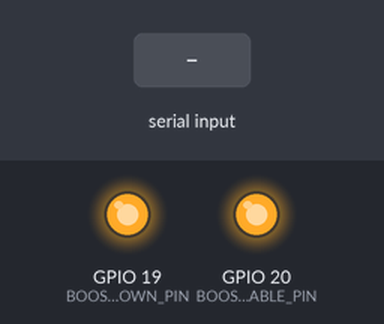
Simulated run of this sketch. Board: ESP32-S3. Parts: output pins drawn as LEDs (lit = HIGH). Inputs (shaded band) come from the test bench. Pins used as bus, display or sensor lines are not drawn; what the sketch prints to the serial monitor is not drawn.

Above: at 3.7 s.
3.8 s: "1" received over the second serial link
At 7.9 s:
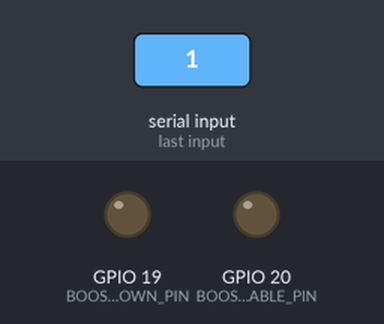
Timing chart, 0 to 9.4 s (numbered marks = the images above; inputs shaded):
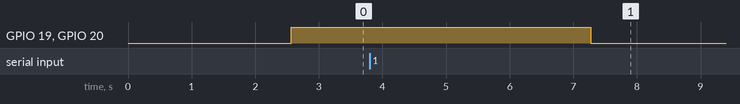

The sketch:

TEST_RS485_Minimal.ino
```cpp
/*
 * ====================================================================
 * TEST MINIMALE RS485 - CWT Soil Sensor
 * ====================================================================
 *
 * VERSION: 1.1.0
 * DATE: 2025-10-24
 *
 * Questo sketch serve SOLO per testare la comunicazione RS485
 * con il sensore CWT Soil, senza LoRa.
 *
 * UTILIZZO:
 * 1. Caricare questo sketch su ESP32-S3
 * 2. Aprire Serial Monitor a 115200 baud
 * 3. Verificare che il sensore risponda correttamente
 * 4. Una volta verificato, caricare lo sketch completo v4.1.0
 *
 * ====================================================================
 * CHANGELOG
 * ====================================================================
 * v1.1.0 - Output compatto in formato tabellare
 * v1.0.0 - Test iniziale RS485
 * ====================================================================
 */

#include <Arduino.h>
#include <HardwareSerial.h>

// ====================================================================
// CONFIGURAZIONE PIN
// ====================================================================
#define RS485_TX_PIN        15
#define RS485_RX_PIN        16
#define RS485_RE_PIN        17
#define RS485_DE_PIN        18
#define BOOST_SHUTDOWN_PIN  19
#define BOOST_ENABLE_PIN    20

// Parametri comunicazione
#define RS485_BAUD_RATE     4800
#define RS485_TIMEOUT_MS    1000
#define SOIL_SENSOR_ADDR    0x01

// Registri sensore
#define REG_HUMIDITY        0x0000
#define REG_TEMPERATURE     0x0001
#define REG_CONDUCTIVITY    0x0002
#define REG_PH              0x0003

// ====================================================================
// VARIABILI GLOBALI
// ====================================================================
HardwareSerial RS485Serial(2);

// ====================================================================
// FUNZIONI UTILITY
// ====================================================================

uint16_t calculateCRC16(uint8_t *buffer, uint8_t length) {
    uint16_t crc = 0xFFFF;
    for (uint8_t pos = 0; pos < length; pos++) {
        crc ^= (uint16_t)buffer[pos];
        for (uint8_t i = 8; i != 0; i--) {
            if ((crc & 0x0001) != 0) {
                crc >>= 1;
                crc ^= 0xA001;
            } else {
                crc >>= 1;
            }
        }
    }
    return crc;
}

void rs485TransmitMode() {
    digitalWrite(RS485_RE_PIN, HIGH);
    digitalWrite(RS485_DE_PIN, HIGH);
    delayMicroseconds(10);
}

void rs485ReceiveMode() {
    digitalWrite(RS485_DE_PIN, LOW);
    digitalWrite(RS485_RE_PIN, LOW);
    delayMicroseconds(10);
}

void soilSensorPowerOn() {
    Serial.println("→ Power ON");
    digitalWrite(BOOST_SHUTDOWN_PIN, HIGH);
    digitalWrite(BOOST_ENABLE_PIN, HIGH);
    delay(200);
}

void soilSensorPowerOff() {
    Serial.println("→ Power OFF");
    digitalWrite(BOOST_SHUTDOWN_PIN, LOW);
    digitalWrite(BOOST_ENABLE_PIN, LOW);
}

void printHex(uint8_t value) {
    if (value < 16) Serial.print("0");
    Serial.print(value, HEX);
}

// ====================================================================
// LETTURA MODBUS
// ====================================================================

bool readModbusRegisters(uint16_t regAddress, uint8_t numRegisters, uint16_t *values) {
    // Costruisci richiesta
    uint8_t request[8];
    request[0] = SOIL_SENSOR_ADDR;
    request[1] = 0x03;  // Read Holding Registers
    request[2] = highByte(regAddress);
    request[3] = lowByte(regAddress);
    request[4] = 0x00;
    request[5] = numRegisters;

    uint16_t crc = calculateCRC16(request, 6);
    request[6] = lowByte(crc);
    request[7] = highByte(crc);

    // Mostra richiesta
    Serial.print("TX → ");
    for (uint8_t i = 0; i < 8; i++) {
        printHex(request[i]);
        Serial.print(" ");
    }
    Serial.println();

    // Svuota buffer RX
    while (RS485Serial.available()) {
        RS485Serial.read();
    }

    // Invia richiesta
    rs485TransmitMode();
    RS485Serial.write(request, 8);
    RS485Serial.flush();
    rs485ReceiveMode();

    // Attendi risposta
    uint32_t startTime = millis();
    uint8_t expectedBytes = 5 + (numRegisters * 2);
    uint8_t response[64];
    uint8_t bytesReceived = 0;

    while ((millis() - startTime) < RS485_TIMEOUT_MS && bytesReceived < expectedBytes) {
        if (RS485Serial.available()) {
            response[bytesReceived++] = RS485Serial.read();
        }
    }

    // Mostra risposta
    Serial.print("RX ← ");
    for (uint8_t i = 0; i < bytesReceived; i++) {
        printHex(response[i]);
        Serial.print(" ");
    }
    Serial.println();

    // Verifica risposta
    if (bytesReceived < expectedBytes) {
        Serial.print("✗ TIMEOUT - Attesi ");
        Serial.print(expectedBytes);
        Serial.print(" byte, ricevuti ");
        Serial.println(bytesReceived);
        return false;
    }

    if (response[0] != SOIL_SENSOR_ADDR || response[1] != 0x03) {
        Serial.println("✗ ERRORE - Header non valido");
        return false;
    }

    // Verifica CRC
    uint16_t receivedCRC = response[bytesReceived - 2] | (response[bytesReceived - 1] << 8);
    uint16_t calculatedCRC = calculateCRC16(response, bytesReceived - 2);

    if (receivedCRC != calculatedCRC) {
        Serial.print("✗ ERRORE CRC - Ricevuto: 0x");
        Serial.print(receivedCRC, HEX);
        Serial.print(", Calcolato: 0x");
        Serial.println(calculatedCRC, HEX);
        return false;
    }

    // Estrai dati
    for (uint8_t i = 0; i < numRegisters; i++) {
        values[i] = (response[3 + i * 2] << 8) | response[4 + i * 2];
    }

    Serial.println("✓ Lettura OK");
    return true;
}

// ====================================================================
// SETUP
// ====================================================================

void setup() {
    Serial.begin(115200);
    delay(500);

    Serial.println("\n╔════════════════════════════════════════════════════════════╗");
    Serial.println("║          TEST RS485 - CWT SOIL SENSOR v1.1.0             ║");
    Serial.println("╚════════════════════════════════════════════════════════════╝");

    RS485Serial.begin(RS485_BAUD_RATE, SERIAL_8N1, RS485_RX_PIN, RS485_TX_PIN);
    pinMode(RS485_RE_PIN, OUTPUT);
    pinMode(RS485_DE_PIN, OUTPUT);
    rs485ReceiveMode();

    pinMode(BOOST_SHUTDOWN_PIN, OUTPUT);
    pinMode(BOOST_ENABLE_PIN, OUTPUT);
    soilSensorPowerOff();

    Serial.println("✓ Init OK | Starting tests in 2 seconds...\n");
    delay(2000);
}

// ====================================================================
// LOOP
// ====================================================================

void loop() {
    Serial.println("════════════════════════════════════════════════════════════");
    Serial.print("TEST #");
    Serial.print(millis() / 10000);
    Serial.println(" - Reading Soil Sensor");
    Serial.println("════════════════════════════════════════════════════════════");

    soilSensorPowerOn();
    delay(500);

    // ----------------------------------------------------------------
    // TEST 1: Lettura completa (7 registri)
    // ----------------------------------------------------------------
    Serial.println("\n▶ [1/3] ALL Parameters (7 regs)");
    uint16_t allValues[7];
    if (readModbusRegisters(REG_HUMIDITY, 7, allValues)) {
        Serial.println("┌─────────────┬───────────┐");
        Serial.println("│  Parameter  │   Value   │");
        Serial.println("├─────────────┼───────────┤");
        Serial.print("│ Humidity    │ "); Serial.print(allValues[0] / 10.0, 1); Serial.println(" %RH   │");
        Serial.print("│ Temperature │ "); Serial.print(allValues[1] / 10.0, 1); Serial.println(" °C    │");
        Serial.print("│ EC          │ "); Serial.print(allValues[2]); Serial.println(" us/cm │");
        Serial.print("│ PH          │ "); Serial.print(allValues[3] / 10.0, 1); Serial.println("       │");
        Serial.print("│ Nitrogen    │ "); Serial.print(allValues[4]); Serial.println(" mg/kg │");
        Serial.print("│ Phosphorus  │ "); Serial.print(allValues[5]); Serial.println(" mg/kg │");
        Serial.print("│ Potassium   │ "); Serial.print(allValues[6]); Serial.println(" mg/kg │");
        Serial.println("└─────────────┴───────────┘");
    } else {
        Serial.println("✗ FAILED\n");
    }

    delay(500);

    // ----------------------------------------------------------------
    // TEST 2: EC + PH (come nello sketch principale)
    // ----------------------------------------------------------------
    Serial.println("\n▶ [2/3] EC + PH (2 regs) - Main sketch mode");
    uint16_t ecphValues[2];
    if (readModbusRegisters(REG_CONDUCTIVITY, 2, ecphValues)) {
        Serial.print("  EC: "); Serial.print(ecphValues[0]);
        Serial.print(" us/cm  |  PH: "); Serial.println(ecphValues[1] / 10.0, 1);
        Serial.println("  ✓ OK\n");
    } else {
        Serial.println("  ✗ FAILED\n");
    }

    delay(500);

    // ----------------------------------------------------------------
    // TEST 3: Temperatura + Umidità
    // ----------------------------------------------------------------
    Serial.println("▶ [3/3] Temp + Humidity (2 regs)");
    uint16_t temphumValues[2];
    if (readModbusRegisters(REG_HUMIDITY, 2, temphumValues)) {
        Serial.print("  Humidity: "); Serial.print(temphumValues[0] / 10.0, 1);
        Serial.print(" %RH  |  Temp: "); Serial.print(temphumValues[1] / 10.0, 1); Serial.println(" °C");
        Serial.println("  ✓ OK\n");
    } else {
        Serial.println("  ✗ FAILED\n");
    }

    soilSensorPowerOff();

    Serial.println("════════════════════════════════════════════════════════════");
    Serial.println("Next test in 10 seconds...\n\n");
    delay(10000);
}

// ====================================================================
// FINE SKETCH DI TEST
// ====================================================================
```
